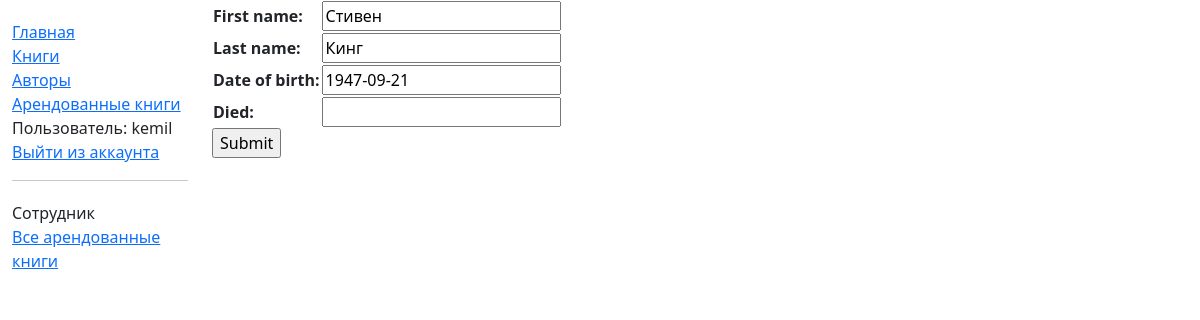
Screenshot of /catalog/author/1/update/ (signed in) with the database file from the repository.
### catalog/models.py (models this page shows, shortened)
class Author(models.Model):
    first_name = models.CharField(max_length=100)
    last_name = models.CharField(max_length=100)
    date_of_birth = models.DateField(null=True, blank=True)
    date_of_death = models.DateField('died', null=True, blank=True)
    class Meta:
        ordering = ['last_name']

### catalog/views.py (the view)
# urls.py: path('author/<int:pk>/update/', views.AuthorUpdate.as_view(), name='author-update'),
class AuthorUpdate(PermissionRequiredMixin, UpdateView):
    model = Author
    fields = ['first_name', 'last_name', 'date_of_birth', 'date_of_death']
    permission_required = 'catalog.change_author'

### catalog/templates/catalog/author_form.html (shortened to what this page needs)
{% extends "base_generic.html" %}
{% block content %}
<form action="" method="post">
    <table>
    {{ form.as_table }}
    </table>
    <input type="submit" value="Submit">
</form>
{% endblock %}

### catalog/templates/base_generic.html (shortened to what this page needs)
<!DOCTYPE html>
<html lang="en">
<head>
    <link href="https://cdn.jsdelivr.net/npm/bootstrap@5.3.3/dist/css/bootstrap.min.css" rel="stylesheet"
>
    {% load static %}
    <link rel="stylesheet" href="{% static 'css/style.css' %}">
</head>
<body>
    <div class="container-fluid">
        <div class="row">
            <div class="col-sm-2">
                {% block sidebar %}
                    <ul class="sidebar-nav">
                        <li><a href="{% url 'index' %}">Главная</a></li>
                        <li><a href="{% url 'books' %}">Книги</a></li>
                        <li><a href="{% url 'authors' %}">Авторы</a></li>
                        {% if user.is_authenticated %}
                        <li><a href="{% url 'my-borrowed' %}">Арендованные книги</a></li>
                        <li>Пользователь: {{ user.get_username }}</li>
                        <li><a href="{% url 'logout' %}?next={{ request.path }}">Выйти из аккаунта</a></li>
                        {% else %}
                        <li><a href="{% url 'login' %}?next={{ request.path }}">Войти</a></li>
                        {% endif %}
                    </ul>
                    {% if user.is_staff %}
                        <hr>
                        <ul class="sidebar-nav">
                            <li>Сотрудник</li>
                            <li><a href="{% url 'all-borrowed' %}">Все арендованные книги</a></li>
                        </ul>
                    {% endif %}
                {% endblock %}
            </div>
            <div class="col-sm-10">{% block content %}{% endblock %}
        </div>
        </div>
    </div>
</body>
</html>

### catalog/static/css/style.css (style rules this page uses)
.sidebar-nav { margin-top: 20px; padding: 0; list-style: none; }

### rows the page displays
Author: first_name "Стивен", last_name "Кинг", date_of_birth "1947-09-21"

### other values shown
{{ user.get_username }} "kemil"
